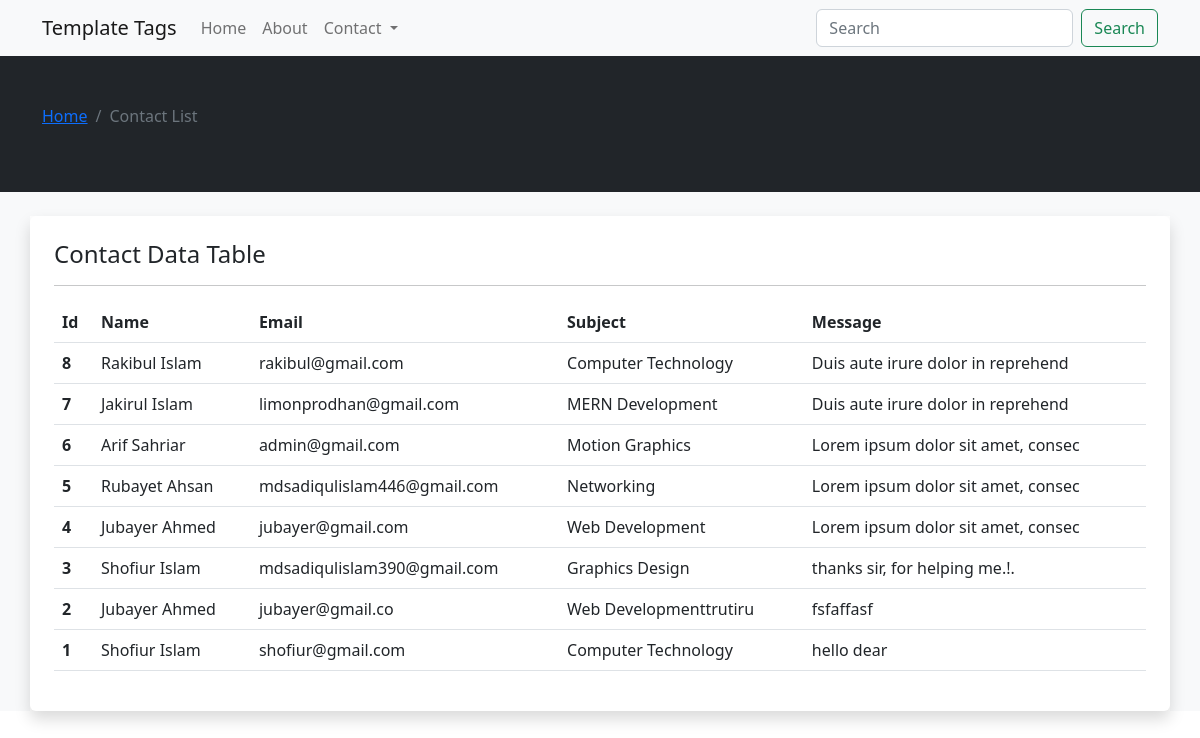
Screenshot of /contact-list/ with the database file from the repository.
### contact/models.py (models this page shows, shortened)
class Contact(models.Model):
    name = models.CharField(max_length=120, default='')
    email = models.EmailField()
    subject = models.CharField(max_length=120)
    message = models.TextField()

### contact/views.py (the view)
# urls.py: path('contact-list/', views.contact_list, name="contact_list"),
def contact_list(request):
    contact_list = Contact.objects.all().values()
    template = loader.get_template('contact/contact_list.html')
    return HttpResponse(template.render({'contact_list': contact_list}, request))

### contact/templates/contact/contact_list.html
{% extends "base.html" %}
{% block content %}
<section id="contact" class="bg-light">
    <div class="breadcramb-section bg-dark py-5">
        <div class="container">
            <nav aria-label="breadcrumb">
                <ol class="breadcrumb">
                    <li class="breadcrumb-item"><a href="{% url 'home' %}">Home</a></li>
                    <li class="breadcrumb-item active" aria-current="page">Contact List</li>
                </ol>
            </nav>
        </div>
    </div>
    <div class="container my-4">
        <div class="row bg-white">
            <div class="col-sm-12 shadow p-4 rounded">
                <h4>Contact Data Table</h4>
                <hr>
                <table class="table table-hover">
                    <thead>
                        <tr>
                            <th scope="col">Id</th>
                            <th scope="col">Name</th>
                            <th scope="col">Email</th>
                            <th scope="col">Subject</th>
                            <th scope="col">Message</th>
                        </tr>
                    </thead>
                    <tbody>
                        {% for contact in contact_list reversed %}
                        <tr>
                            <th scope="row">{{ contact.id }}</th>
                            <td>{{ contact.name }}</td>
                            <td>{{ contact.email }}</td>
                            <td>{{ contact.subject }}</td>
                            <td>{{ contact.message|slice:":34" }}</td>
                        </tr>
                        {% endfor %}
                    </tbody>
                </table>
            </div>
        </div>
    </div>
</section>
{% endblock content %}

### contact/templates/base.html (shortened to what this page needs)
<!doctype html>
<html lang="en">
<head>
  <link href="https://cdn.jsdelivr.net/npm/bootstrap@5.2.3/dist/css/bootstrap.min.css" rel="stylesheet"
>
  <link rel="stylesheet" href="https://cdnjs.cloudflare.com/ajax/libs/font-awesome/6.2.1/css/all.min.css"
 />
</head>
<body>
  <header>
    {% include "include/header.html" %}
  </header>
  <main>
    {% block content %}
    {% endblock content %}
  </main>
</body>
</html>

### contact/templates/include/header.html (shortened to what this page needs)
<nav class="navbar navbar-expand-lg bg-light">
    <div class="container">
      <a class="navbar-brand" href="/">Template Tags</a>
      <div class="collapse navbar-collapse" id="navbarSupportedContent">
        <ul class="navbar-nav me-auto mb-2 mb-lg-0">
          <li class="nav-item">
            <a class="nav-link {% if request.path == '/' %}active{% endif %}" aria-current="page" href="/">Home</a>
          </li>
          <li class="nav-item">
            <a class="nav-link {% if request.path == '/about' %}active{% endif %}" href="#">About</a>
          </li>
          <li class="nav-item dropdown">
            <a class="nav-link dropdown-toggle" href="#" role="button" data-bs-toggle="dropdown" aria-expanded="false">
              Contact
            </a>
          </li>
        </ul>
        <form class="d-flex" role="search">
          <input class="form-control me-2" type="search" placeholder="Search" aria-label="Search">
          <button class="btn btn-outline-success" type="submit">Search</button>
        </form>
      </div>
    </div>
  </nav>

### rows the page displays
Contact: id "8", name "Rakibul Islam", email "rakibul@gmail.com", subject "Computer Technology", message "Duis aute irure dolor in reprehend"
Contact: id "7", name "Jakirul Islam", email "limonprodhan@gmail.com", subject "MERN Development", message "Duis aute irure dolor in reprehend"
Contact: id "6", name "Arif Sahriar", email "admin@gmail.com", subject "Motion Graphics", message "Lorem ipsum dolor sit amet, consec"
Contact: id "5", name "Rubayet Ahsan", email "mdsadiqulislam446@gmail.com", subject "Networking", message "Lorem ipsum dolor sit amet, consec"
Contact: id "4", name "Jubayer Ahmed", email "jubayer@gmail.com", subject "Web Development", message "Lorem ipsum dolor sit amet, consec"
Contact: id "3", name "Shofiur Islam", email "mdsadiqulislam390@gmail.com", subject "Graphics Design", message "thanks sir, for helping me.!."
Contact: id "2", name "Jubayer Ahmed", email "jubayer@gmail.co", subject "Web Developmenttrutiru", message "fsfaffasf"
Contact: id "1", name "Shofiur Islam", email "shofiur@gmail.com", subject "Computer Technology", message "hello dear"
